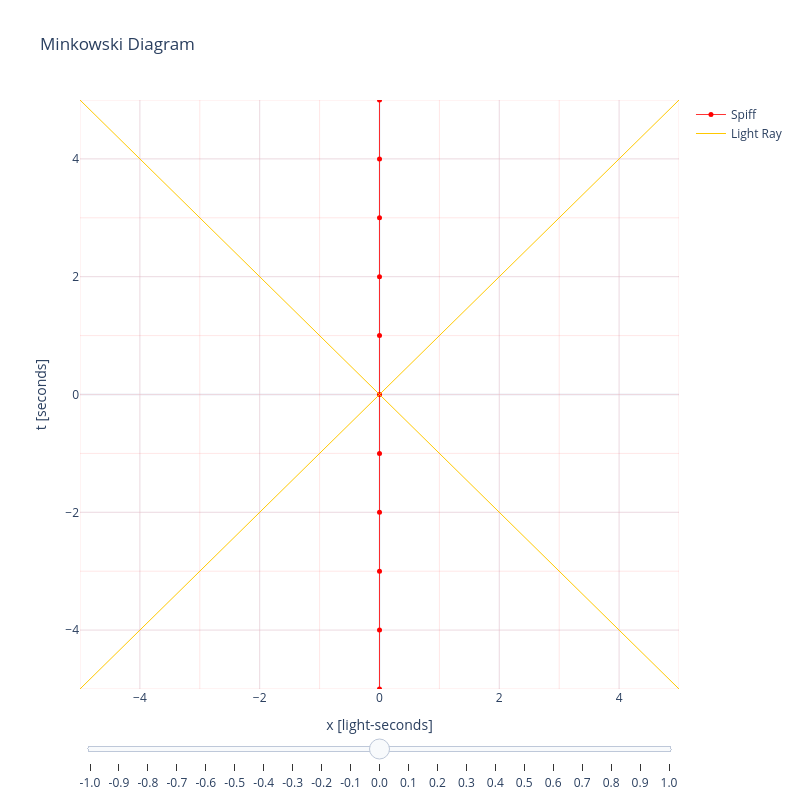

Notebook code for this chart:
### Markdown cell above
# Spiff shoots a pellet

In this imagined problem, Spaceman Spiff (yes, from Calvin and Hobbes) shoots a pellet from a railgun at 0.6$c$ to a target at the front of his spaceship, which is traveling at 0.5$c$ relative to Zephyr, who is observing the target practice.

What do the world lines for Spiff, Zephyr and the pellet look like on a Minkowsky space-time diagram? 

First we look at the space-time diagram for the single actor "Spiff". From Spiff's perspective, everything looks pretty normal, you see a nice t versus x plot. The slider at the bottom of the plot allows you to boost to a different reference frame. If we boost to -0.2$c$ (so boost to the left), then Spiff is following a slanted line of 0.2$c$ to the right, as it should be. 

Note however the red coordinates, which are still those from Spiff's perspective, and we see that they are now skewed in a very particular way. For our "observer" axis (the normal y-axis) the seconds are still seconds, but we now "see" the seconds for Spiff taking longer. This is just the time dilation. The skewed time axis for Spiff is such that from his perspective _our_ time is running slow, which is still time dilation.

### Code cell
import plotly.graph_objects as go
import plotly.io as pio
from MinkowskiPlot import *
pio.templates.default="plotly_white"

plot = MinkowsiPlot()
plot.ShowAltAxes=True
spiff = Actor("Spiff",0.,0.,'red')
plot.add_actor(spiff)

fig = plot.make_figure(800,800, -5,5,-5,5)

fig.show()

### Figure 1 — Plotly figure (JSON) as saved in the notebook; plotly's stock layout.template omitted (floating-point values rounded to 4 significant figures; data arrays with more than 128 entries replaced by an {"elided": "..."} marker saying what was removed)
{"data": [{"line": {"color": "rgba(255,0,0,0.800)", "width": 1.0}, "marker": {"color": "rgba(255,0,0,1.000)", "size": 5}, "mode": "lines+markers", "name": "Spiff", "visible": false, "x": [-223.4, -201.1, -178.8, -156.4, -134.1, -111.7, -89.38, -67.03, -44.69, -22.34, 0.0, 22.34, 44.69, 67.03, 89.38, 111.7, 134.1, 156.4, 178.8, 201.1], "y": [-223.7, -201.3, -178.9, -156.6, -134.2, -111.8, -89.47, -67.1, -44.73, -22.37, 0.0, 22.37, 44.73, 67.1, 89.47, 111.8, 134.2, 156.6, 178.9, 201.3], "type": "scatter"}, {"line": {"color": "rgba(255,0,0,0.200)", "width": 0.5}, "mode": "lines", "showlegend": false, "visible": false, "x": {"elided": "252 float values"}, "y": {"elided": "252 float values"}, "type": "scatter"}, {"line": {"color": "rgba(255,0,0,0.800)", "width": 1.0}, "marker": {"color": "rgba(255,0,0,1.000)", "size": 5}, "mode": "lines+markers", "name": "Spiff", "visible": false, "x": [-20.65, -18.58, -16.52, -14.45, -12.39, -10.32, -8.259, -6.194, -4.129, -2.065, 0.0, 2.065, 4.129, 6.194, 8.259, 10.32, 12.39, 14.45, 16.52, 18.58], "y": [-22.94, -20.65, -18.35, -16.06, -13.76, -11.47, -9.177, -6.882, -4.588, -2.294, 0.0, 2.294, 4.588, 6.882, 9.177, 11.47, 13.76, 16.06, 18.35, 20.65], "type": "scatter"}, {"line": {"color": "rgba(255,0,0,0.200)", "width": 0.5}, "mode": "lines", "showlegend": false, "visible": false, "x": {"elided": "252 float values"}, "y": {"elided": "252 float values"}, "type": "scatter"}, {"line": {"color": "rgba(255,0,0,0.800)", "width": 1.0}, "marker": {"color": "rgba(255,0,0,1.000)", "size": 5}, "mode": "lines+markers", "name": "Spiff", "visible": false, "x": [-13.33, -12.0, -10.67, -9.333, -8.0, -6.667, -5.333, -4.0, -2.667, -1.333, 0.0, 1.333, 2.667, 4.0, 5.333, 6.667, 8.0, 9.333, 10.67, 12.0], "y": [-16.67, -15.0, -13.33, -11.67, -10.0, -8.333, -6.667, -5.0, -3.333, -1.667, 0.0, 1.667, 3.333, 5.0, 6.667, 8.333, 10.0, 11.67, 13.33, 15.0], "type": "scatter"}, {"line": {"color": "rgba(255,0,0,0.200)", "width": 0.5}, "mode": "lines", "showlegend": false, "visible": false, "x": {"elided": "252 float values"}, "y": {"elided": "252 float values"}, "type": "scatter"}, {"line": {"color": "rgba(255,0,0,0.800)", "width": 1.0}, "marker": {"color": "rgba(255,0,0,1.000)", "size": 5}, "mode": "lines+markers", "name": "Spiff", "visible": false, "x": [-9.802, -8.822, -7.842, -6.861, -5.881, -4.901, -3.921, -2.941, -1.96, -0.9802, 0.0, 0.9802, 1.96, 2.941, 3.921, 4.901, 5.881, 6.861, 7.842, 8.822], "y": [-14.0, -12.6, -11.2, -9.802, -8.402, -7.001, -5.601, -4.201, -2.801, -1.4, 0.0, 1.4, 2.801, 4.201, 5.601, 7.001, 8.402, 9.802, 11.2, 12.6], "type": "scatter"}, {"line": {"color": "rgba(255,0,0,0.200)", "width": 0.5}, "mode": "lines", "showlegend": false, "visible": false, "x": {"elided": "252 float values"}, "y": {"elided": "252 float values"}, "type": "scatter"}, {"line": {"color": "rgba(255,0,0,0.800)", "width": 1.0}, "marker": {"color": "rgba(255,0,0,1.000)", "size": 5}, "mode": "lines+markers", "name": "Spiff", "visible": false, "x": [-7.5, -6.75, -6.0, -5.25, -4.5, -3.75, -3.0, -2.25, -1.5, -0.75, 0.0, 0.75, 1.5, 2.25, 3.0, 3.75, 4.5, 5.25, 6.0, 6.75], "y": [-12.5, -11.25, -10.0, -8.75, -7.5, -6.25, -5.0, -3.75, -2.5, -1.25, 0.0, 1.25, 2.5, 3.75, 5.0, 6.25, 7.5, 8.75, 10.0, 11.25], "type": "scatter"}, {"line": {"color": "rgba(255,0,0,0.200)", "width": 0.5}, "mode": "lines", "showlegend": false, "visible": false, "x": {"elided": "252 float values"}, "y": {"elided": "252 float values"}, "type": "scatter"}, {"line": {"color": "rgba(255,0,0,0.800)", "width": 1.0}, "marker": {"color": "rgba(255,0,0,1.000)", "size": 5}, "mode": "lines+markers", "name": "Spiff", "visible": false, "x": [-5.774, -5.196, -4.619, -4.041, -3.464, -2.887, -2.309, -1.732, -1.155, -0.5774, 0.0, 0.5774, 1.155, 1.732, 2.309, 2.887, 3.464, 4.041, 4.619, 5.196], "y": [-11.55, -10.39, -9.238, -8.083, -6.928, -5.774, -4.619, -3.464, -2.309, -1.155, 0.0, 1.155, 2.309, 3.464, 4.619, 5.774, 6.928, 8.083, 9.238, 10.39], "type": "scatter"}, {"line": {"color": "rgba(255,0,0,0.200)", "width": 0.5}, "mode": "lines", "showlegend": false, "visible": false, "x": {"elided": "252 float values"}, "y": {"elided": "252 float values"}, "type": "scatter"}, {"line": {"color": "rgba(255,0,0,0.800)", "width": 1.0}, "marker": {"color": "rgba(255,0,0,1.000)", "size": 5}, "mode": "lines+markers", "name": "Spiff", "visible": false, "x": [-4.364, -3.928, -3.491, -3.055, -2.619, -2.182, -1.746, -1.309, -0.8729, -0.4364, 0.0, 0.4364, 0.8729, 1.309, 1.746, 2.182, 2.619, 3.055, 3.491, 3.928], "y": [-10.91, -9.82, -8.729, -7.638, -6.547, -5.455, -4.364, -3.273, -2.182, -1.091, 0.0, 1.091, 2.182, 3.273, 4.364, 5.455, 6.547, 7.638, 8.729, 9.82], "type": "scatter"}, {"line": {"color": "rgba(255,0,0,0.200)", "width": 0.5}, "mode": "lines", "showlegend": false, "visible": false, "x": {"elided": "252 float values"}, "y": {"elided": "252 float values"}, "type": "scatter"}, {"line": {"color": "rgba(255,0,0,0.800)", "width": 1.0}, "marker": {"color": "rgba(255,0,0,1.000)", "size": 5}, "mode": "lines+markers", "name": "Spiff", "visible": false, "x": [-3.145, -2.83, -2.516, -2.201, -1.887, -1.572, -1.258, -0.9435, -0.629, -0.3145, 0.0, 0.3145, 0.629, 0.9435, 1.258, 1.572, 1.887, 2.201, 2.516, 2.83], "y": [-10.48, -9.435, -8.386, -7.338, -6.29, -5.241, -4.193, -3.145, -2.097, -1.048, 0.0, 1.048, 2.097, 3.145, 4.193, 5.241, 6.29, 7.338, 8.386, 9.435], "type": "scatter"}, {"line": {"color": "rgba(255,0,0,0.200)", "width": 0.5}, "mode": "lines", "showlegend": false, "visible": false, "x": {"elided": "252 float values"}, "y": {"elided": "252 float values"}, "type": "scatter"}, {"line": {"color": "rgba(255,0,0,0.800)", "width": 1.0}, "marker": {"color": "rgba(255,0,0,1.000)", "size": 5}, "mode": "lines+markers", "name": "Spiff", "visible": false, "x": [-2.041, -1.837, -1.633, -1.429, -1.225, -1.021, -0.8165, -0.6124, -0.4082, -0.2041, 0.0, 0.2041, 0.4082, 0.6124, 0.8165, 1.021, 1.225, 1.429, 1.633, 1.837], "y": [-10.21, -9.186, -8.165, -7.144, -6.124, -5.103, -4.082, -3.062, -2.041, -1.021, 0.0, 1.021, 2.041, 3.062, 4.082, 5.103, 6.124, 7.144, 8.165, 9.186], "type": "scatter"}, {"line": {"color": "rgba(255,0,0,0.200)", "width": 0.5}, "mode": "lines", "showlegend": false, "visible": false, "x": {"elided": "252 float values"}, "y": {"elided": "252 float values"}, "type": "scatter"}, {"line": {"color": "rgba(255,0,0,0.800)", "width": 1.0}, "marker": {"color": "rgba(255,0,0,1.000)", "size": 5}, "mode": "lines+markers", "name": "Spiff", "visible": false, "x": [-1.005, -0.9045, -0.804, -0.7035, -0.603, -0.5025, -0.402, -0.3015, -0.201, -0.1005, 0.0, 0.1005, 0.201, 0.3015, 0.402, 0.5025, 0.603, 0.7035, 0.804, 0.9045], "y": [-10.05, -9.045, -8.04, -7.035, -6.03, -5.025, -4.02, -3.015, -2.01, -1.005, 0.0, 1.005, 2.01, 3.015, 4.02, 5.025, 6.03, 7.035, 8.04, 9.045], "type": "scatter"}, {"line": {"color": "rgba(255,0,0,0.200)", "width": 0.5}, "mode": "lines", "showlegend": false, "visible": false, "x": {"elided": "252 float values"}, "y": {"elided": "252 float values"}, "type": "scatter"}, {"line": {"color": "rgba(255,0,0,0.800)", "width": 1.0}, "marker": {"color": "rgba(255,0,0,1.000)", "size": 5}, "mode": "lines+markers", "name": "Spiff", "visible": true, "x": [0.0, 0.0, 0.0, 0.0, 0.0, 0.0, 0.0, 0.0, 0.0, 0.0, 0.0, 0.0, 0.0, 0.0, 0.0, 0.0, 0.0, 0.0, 0.0, 0.0], "y": [-10.0, -9.0, -8.0, -7.0, -6.0, -5.0, -4.0, -3.0, -2.0, -1.0, 0.0, 1.0, 2.0, 3.0, 4.0, 5.0, 6.0, 7.0, 8.0, 9.0], "type": "scatter"}, {"line": {"color": "rgba(255,0,0,0.200)", "width": 0.5}, "mode": "lines", "showlegend": false, "visible": true, "x": {"elided": "252 float values"}, "y": {"elided": "252 float values"}, "type": "scatter"}, {"line": {"color": "rgba(255,0,0,0.800)", "width": 1.0}, "marker": {"color": "rgba(255,0,0,1.000)", "size": 5}, "mode": "lines+markers", "name": "Spiff", "visible": false, "x": [1.005, 0.9045, 0.804, 0.7035, 0.603, 0.5025, 0.402, 0.3015, 0.201, 0.1005, 0.0, -0.1005, -0.201, -0.3015, -0.402, -0.5025, -0.603, -0.7035, -0.804, -0.9045], "y": [-10.05, -9.045, -8.04, -7.035, -6.03, -5.025, -4.02, -3.015, -2.01, -1.005, 0.0, 1.005, 2.01, 3.015, 4.02, 5.025, 6.03, 7.035, 8.04, 9.045], "type": "scatter"}, {"line": {"color": "rgba(255,0,0,0.200)", "width": 0.5}, "mode": "lines", "showlegend": false, "visible": false, "x": {"elided": "252 float values"}, "y": {"elided": "252 float values"}, "type": "scatter"}, {"line": {"color": "rgba(255,0,0,0.800)", "width": 1.0}, "marker": {"color": "rgba(255,0,0,1.000)", "size": 5}, "mode": "lines+markers", "name": "Spiff", "visible": false, "x": [2.041, 1.837, 1.633, 1.429, 1.225, 1.021, 0.8165, 0.6124, 0.4082, 0.2041, 0.0, -0.2041, -0.4082, -0.6124, -0.8165, -1.021, -1.225, -1.429, -1.633, -1.837], "y": [-10.21, -9.186, -8.165, -7.144, -6.124, -5.103, -4.082, -3.062, -2.041, -1.021, 0.0, 1.021, 2.041, 3.062, 4.082, 5.103, 6.124, 7.144, 8.165, 9.186], "type": "scatter"}, {"line": {"color": "rgba(255,0,0,0.200)", "width": 0.5}, "mode": "lines", "showlegend": false, "visible": false, "x": {"elided": "252 float values"}, "y": {"elided": "252 float values"}, "type": "scatter"}, {"line": {"color": "rgba(255,0,0,0.800)", "width": 1.0}, "marker": {"color": "rgba(255,0,0,1.000)", "size": 5}, "mode": "lines+markers", "name": "Spiff", "visible": false, "x": [3.145, 2.83, 2.516, 2.201, 1.887, 1.572, 1.258, 0.9435, 0.629, 0.3145, 0.0, -0.3145, -0.629, -0.9435, -1.258, -1.572, -1.887, -2.201, -2.516, -2.83], "y": [-10.48, -9.435, -8.386, -7.338, -6.29, -5.241, -4.193, -3.145, -2.097, -1.048, 0.0, 1.048, 2.097, 3.145, 4.193, 5.241, 6.29, 7.338, 8.386, 9.435], "type": "scatter"}, {"line": {"color": "rgba(255,0,0,0.200)", "width": 0.5}, "mode": "lines", "showlegend": false, "visible": false, "x": {"elided": "252 float values"}, "y": {"elided": "252 float values"}, "type": "scatter"}, {"line": {"color": "rgba(255,0,0,0.800)", "width": 1.0}, "marker": {"color": "rgba(255,0,0,1.000)", "size": 5}, "mode": "lines+markers", "name": "Spiff", "visible": false, "x": [4.364, 3.928, 3.491, 3.055, 2.619, 2.182, 1.746, 1.309, 0.8729, 0.4364, 0.0, -0.4364, -0.8729, -1.309, -1.746, -2.182, -2.619, -3.055, -3.491, -3.928], "y": [-10.91, -9.82, -8.729, -7.638, -6.547, -5.455, -4.364, -3.273, -2.182, -1.091, 0.0, 1.091, 2.182, 3.273, 4.364, 5.455, 6.547, 7.638, 8.729, 9.82], "type": "scatter"}, {"line": {"color": "rgba(255,0,0,0.200)", "width": 0.5}, "mode": "lines", "showlegend": false, "visible": false, "x": {"elided": "252 float values"}, "y": {"elided": "252 float values"}, "type": "scatter"}, {"line": {"color": "rgba(255,0,0,0.800)", "width": 1.0}, "marker": {"color": "rgba(255,0,0,1.000)", "size": 5}, "mode": "lines+markers", "name": "Spiff", "visible": false, "x": [5.774, 5.196, 4.619, 4.041, 3.464, 2.887, 2.309, 1.732, 1.155, 0.5774, 0.0, -0.5774, -1.155, -1.732, -2.309, -2.887, -3.464, -4.041, -4.619, -5.196], "y": [-11.55, -10.39, -9.238, -8.083, -6.928, -5.774, -4.619, -3.464, -2.309, -1.155, 0.0, 1.155, 2.309, 3.464, 4.619, 5.774, 6.928, 8.083, 9.238, 10.39], "type": "scatter"}, {"line": {"color": "rgba(255,0,0,0.200)", "width": 0.5}, "mode": "lines", "showlegend": false, "visible": false, "x": {"elided": "252 float values"}, "y": {"elided": "252 float values"}, "type": "scatter"}, {"line": {"color": "rgba(255,0,0,0.800)", "width": 1.0}, "marker": {"color": "rgba(255,0,0,1.000)", "size": 5}, "mode": "lines+markers", "name": "Spiff", "visible": false, "x": [7.5, 6.75, 6.0, 5.25, 4.5, 3.75, 3.0, 2.25, 1.5, 0.75, 0.0, -0.75, -1.5, -2.25, -3.0, -3.75, -4.5, -5.25, -6.0, -6.75], "y": [-12.5, -11.25, -10.0, -8.75, -7.5, -6.25, -5.0, -3.75, -2.5, -1.25, 0.0, 1.25, 2.5, 3.75, 5.0, 6.25, 7.5, 8.75, 10.0, 11.25], "type": "scatter"}, {"line": {"color": "rgba(255,0,0,0.200)", "width": 0.5}, "mode": "lines", "showlegend": false, "visible": false, "x": {"elided": "252 float values"}, "y": {"elided": "252 float values"}, "type": "scatter"}, {"line": {"color": "rgba(255,0,0,0.800)", "width": 1.0}, "marker": {"color": "rgba(255,0,0,1.000)", "size": 5}, "mode": "lines+markers", "name": "Spiff", "visible": false, "x": [9.802, 8.822, 7.842, 6.861, 5.881, 4.901, 3.921, 2.941, 1.96, 0.9802, 0.0, -0.9802, -1.96, -2.941, -3.921, -4.901, -5.881, -6.861, -7.842, -8.822], "y": [-14.0, -12.6, -11.2, -9.802, -8.402, -7.001, -5.601, -4.201, -2.801, -1.4, 0.0, 1.4, 2.801, 4.201, 5.601, 7.001, 8.402, 9.802, 11.2, 12.6], "type": "scatter"}, {"line": {"color": "rgba(255,0,0,0.200)", "width": 0.5}, "mode": "lines", "showlegend": false, "visible": false, "x": {"elided": "252 float values"}, "y": {"elided": "252 float values"}, "type": "scatter"}, {"line": {"color": "rgba(255,0,0,0.800)", "width": 1.0}, "marker": {"color": "rgba(255,0,0,1.000)", "size": 5}, "mode": "lines+markers", "name": "Spiff", "visible": false, "x": [13.33, 12.0, 10.67, 9.333, 8.0, 6.667, 5.333, 4.0, 2.667, 1.333, 0.0, -1.333, -2.667, -4.0, -5.333, -6.667, -8.0, -9.333, -10.67, -12.0], "y": [-16.67, -15.0, -13.33, -11.67, -10.0, -8.333, -6.667, -5.0, -3.333, -1.667, 0.0, 1.667, 3.333, 5.0, 6.667, 8.333, 10.0, 11.67, 13.33, 15.0], "type": "scatter"}, {"line": {"color": "rgba(255,0,0,0.200)", "width": 0.5}, "mode": "lines", "showlegend": false, "visible": false, "x": {"elided": "252 float values"}, "y": {"elided": "252 float values"}, "type": "scatter"}, {"line": {"color": "rgba(255,0,0,0.800)", "width": 1.0}, "marker": {"color": "rgba(255,0,0,1.000)", "size": 5}, "mode": "lines+markers", "name": "Spiff", "visible": false, "x": [20.65, 18.58, 16.52, 14.45, 12.39, 10.32, 8.259, 6.194, 4.129, 2.065, 0.0, -2.065, -4.129, -6.194, -8.259, -10.32, -12.39, -14.45, -16.52, -18.58], "y": [-22.94, -20.65, -18.35, -16.06, -13.76, -11.47, -9.177, -6.882, -4.588, -2.294, 0.0, 2.294, 4.588, 6.882, 9.177, 11.47, 13.76, 16.06, 18.35, 20.65], "type": "scatter"}, {"line": {"color": "rgba(255,0,0,0.200)", "width": 0.5}, "mode": "lines", "showlegend": false, "visible": false, "x": {"elided": "252 float values"}, "y": {"elided": "252 float values"}, "type": "scatter"}, {"line": {"color": "rgba(255,0,0,0.800)", "width": 1.0}, "marker": {"color": "rgba(255,0,0,1.000)", "size": 5}, "mode": "lines+markers", "name": "Spiff", "visible": false, "x": [223.4, 201.1, 178.8, 156.4, 134.1, 111.7, 89.38, 67.03, 44.69, 22.34, 0.0, -22.34, -44.69, -67.03, -89.38, -111.7, -134.1, -156.4, -178.8, -201.1], "y": [-223.7, -201.3, -178.9, -156.6, -134.2, -111.8, -89.47, -67.1, -44.73, -22.37, 0.0, 22.37, 44.73, 67.1, 89.47, 111.8, 134.2, 156.6, 178.9, 201.3], "type": "scatter"}, {"line": {"color": "rgba(255,0,0,0.200)", "width": 0.5}, "mode": "lines", "showlegend": false, "visible": false, "x": {"elided": "252 float values"}, "y": {"elided": "252 float values"}, "type": "scatter"}, {"line": {"color": "rgba(255,200,0,1.)", "width": 1}, "mode": "lines", "name": "Light Ray", "x": [-10, 10, null, 10, -10], "y": [-10, 10, null, -10, 10], "type": "scatter"}], "layout": {"height": 800, "title": {"text": "Minkowski Diagram"}, "width": 800, "xaxis": {"autorange": false, "range": [-5, 5], "title": {"text": "x [light-seconds]"}}, "yaxis": {"autorange": false, "range": [-5, 5], "title": {"text": "t [seconds]"}}, "sliders": [{"active": 10, "currentvalue": {"prefix": "i = ", "visible": false}, "pad": {"t": 50}, "steps": [{"args": [{"visible": [true, true, false, false, false, false, false, false, false, false, false, false, false, false, false, false, false, false, false, false, false, false, false, false, false, false, false, false, false, false, false, false, false, false, false, false, false, false, false, false, false, false, true]}, {"title": "Minkowski Space Time with boost u = -1.00 c"}], "label": "-1.0", "method": "update"}, {"args": [{"visible": [false, false, true, true, false, false, false, false, false, false, false, false, false, false, false, false, false, false, false, false, false, false, false, false, false, false, false, false, false, false, false, false, false, false, false, false, false, false, false, false, false, false, true]}, {"title": "Minkowski Space Time with boost u = -0.90 c"}], "label": "-0.9", "method": "update"}, {"args": [{"visible": [false, false, false, false, true, true, false, false, false, false, false, false, false, false, false, false, false, false, false, false, false, false, false, false, false, false, false, false, false, false, false, false, false, false, false, false, false, false, false, false, false, false, true]}, {"title": "Minkowski Space Time with boost u = -0.80 c"}], "label": "-0.8", "method": "update"}, {"args": [{"visible": [false, false, false, false, false, false, true, true, false, false, false, false, false, false, false, false, false, false, false, false, false, false, false, false, false, false, false, false, false, false, false, false, false, false, false, false, false, false, false, false, false, false, true]}, {"title": "Minkowski Space Time with boost u = -0.70 c"}], "label": "-0.7", "method": "update"}, {"args": [{"visible": [false, false, false, false, false, false, false, false, true, true, false, false, false, false, false, false, false, false, false, false, false, false, false, false, false, false, false, false, false, false, false, false, false, false, false, false, false, false, false, false, false, false, true]}, {"title": "Minkowski Space Time with boost u = -0.60 c"}], "label": "-0.6", "method": "update"}, {"args": [{"visible": [false, false, false, false, false, false, false, false, false, false, true, true, false, false, false, false, false, false, false, false, false, false, false, false, false, false, false, false, false, false, false, false, false, false, false, false, false, false, false, false, false, false, true]}, {"title": "Minkowski Space Time with boost u = -0.50 c"}], "label": "-0.5", "method": "update"}, {"args": [{"visible": [false, false, false, false, false, false, false, false, false, false, false, false, true, true, false, false, false, false, false, false, false, false, false, false, false, false, false, false, false, false, false, false, false, false, false, false, false, false, false, false, false, false, true]}, {"title": "Minkowski Space Time with boost u = -0.40 c"}], "label": "-0.4", "method": "update"}, {"args": [{"visible": [false, false, false, false, false, false, false, false, false, false, false, false, false, false, true, true, false, false, false, false, false, false, false, false, false, false, false, false, false, false, false, false, false, false, false, false, false, false, false, false, false, false, true]}, {"title": "Minkowski Space Time with boost u = -0.30 c"}], "label": "-0.3", "method": "update"}, {"args": [{"visible": [false, false, false, false, false, false, false, false, false, false, false, false, false, false, false, false, true, true, false, false, false, false, false, false, false, false, false, false, false, false, false, false, false, false, false, false, false, false, false, false, false, false, true]}, {"title": "Minkowski Space Time with boost u = -0.20 c"}], "label": "-0.2", "method": "update"}, {"args": [{"visible": [false, false, false, false, false, false, false, false, false, false, false, false, false, false, false, false, false, false, true, true, false, false, false, false, false, false, false, false, false, false, false, false, false, false, false, false, false, false, false, false, false, false, true]}, {"title": "Minkowski Space Time with boost u = -0.10 c"}], "label": "-0.1", "method": "update"}, {"args": [{"visible": [false, false, false, false, false, false, false, false, false, false, false, false, false, false, false, false, false, false, false, false, true, true, false, false, false, false, false, false, false, false, false, false, false, false, false, false, false, false, false, false, false, false, true]}, {"title": "Minkowski Space Time with boost u = 0.00 c"}], "label": "0.0", "method": "update"}, {"args": [{"visible": [false, false, false, false, false, false, false, false, false, false, false, false, false, false, false, false, false, false, false, false, false, false, true, true, false, false, false, false, false, false, false, false, false, false, false, false, false, false, false, false, false, false, true]}, {"title": "Minkowski Space Time with boost u = 0.10 c"}], "label": "0.1", "method": "update"}, {"args": [{"visible": [false, false, false, false, false, false, false, false, false, false, false, false, false, false, false, false, false, false, false, false, false, false, false, false, true, true, false, false, false, false, false, false, false, false, false, false, false, false, false, false, false, false, true]}, {"title": "Minkowski Space Time with boost u = 0.20 c"}], "label": "0.2", "method": "update"}, {"args": [{"visible": [false, false, false, false, false, false, false, false, false, false, false, false, false, false, false, false, false, false, false, false, false, false, false, false, false, false, true, true, false, false, false, false, false, false, false, false, false, false, false, false, false, false, true]}, {"title": "Minkowski Space Time with boost u = 0.30 c"}], "label": "0.3", "method": "update"}, {"args": [{"visible": [false, false, false, false, false, false, false, false, false, false, false, false, false, false, false, false, false, false, false, false, false, false, false, false, false, false, false, false, true, true, false, false, false, false, false, false, false, false, false, false, false, false, true]}, {"title": "Minkowski Space Time with boost u = 0.40 c"}], "label": "0.4", "method": "update"}, {"args": [{"visible": [false, false, false, false, false, false, false, false, false, false, false, false, false, false, false, false, false, false, false, false, false, false, false, false, false, false, false, false, false, false, true, true, false, false, false, false, false, false, false, false, false, false, true]}, {"title": "Minkowski Space Time with boost u = 0.50 c"}], "label": "0.5", "method": "update"}, {"args": [{"visible": [false, false, false, false, false, false, false, false, false, false, false, false, false, false, false, false, false, false, false, false, false, false, false, false, false, false, false, false, false, false, false, false, true, true, false, false, false, false, false, false, false, false, true]}, {"title": "Minkowski Space Time with boost u = 0.60 c"}], "label": "0.6", "method": "update"}, {"args": [{"visible": [false, false, false, false, false, false, false, false, false, false, false, false, false, false, false, false, false, false, false, false, false, false, false, false, false, false, false, false, false, false, false, false, false, false, true, true, false, false, false, false, false, false, true]}, {"title": "Minkowski Space Time with boost u = 0.70 c"}], "label": "0.7", "method": "update"}, {"args": [{"visible": [false, false, false, false, false, false, false, false, false, false, false, false, false, false, false, false, false, false, false, false, false, false, false, false, false, false, false, false, false, false, false, false, false, false, false, false, true, true, false, false, false, false, true]}, {"title": "Minkowski Space Time with boost u = 0.80 c"}], "label": "0.8", "method": "update"}, {"args": [{"visible": [false, false, false, false, false, false, false, false, false, false, false, false, false, false, false, false, false, false, false, false, false, false, false, false, false, false, false, false, false, false, false, false, false, false, false, false, false, false, true, true, false, false, true]}, {"title": "Minkowski Space Time with boost u = 0.90 c"}], "label": "0.9", "method": "update"}, {"args": [{"visible": [false, false, false, false, false, false, false, false, false, false, false, false, false, false, false, false, false, false, false, false, false, false, false, false, false, false, false, false, false, false, false, false, false, false, false, false, false, false, false, false, true, true, true]}, {"title": "Minkowski Space Time with boost u = 1.00 c"}], "label": "1.0", "method": "update"}]}]}}
